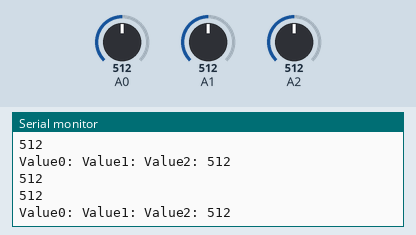
Bench run of a sketch on a simulated Arduino Uno, built with avr-gcc and run on an emulated ATmega328P. Shown: the last lines printed to the serial monitor. Inputs (shaded band) come from the test bench; at power-on: A0 = 512, A1 = 512, A2 = 512.

Above: at 1.2 s.
1.3 s: A0 set to 990
At 2.4 s:
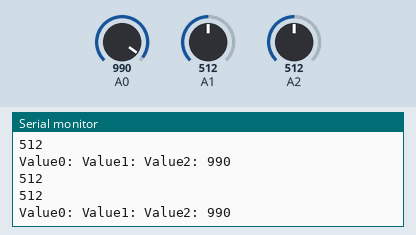
4.3 s: A0 set to 1013
At 5.4 s:
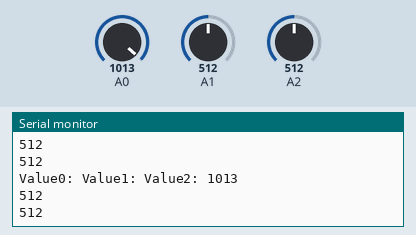
7.3 s: A1 set to 991
At 7.9 s:
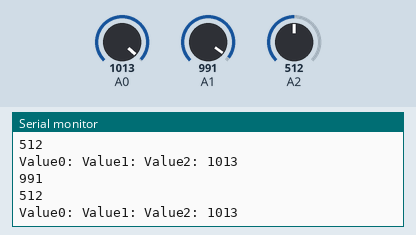
10.3 s: A1 set to 1007
At 11.4 s:
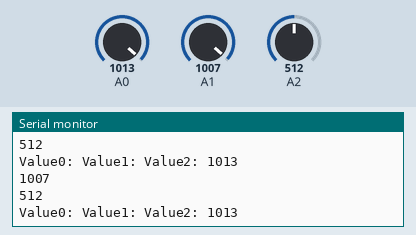
11.8 s: A2 set to 984
At 12.7 s:
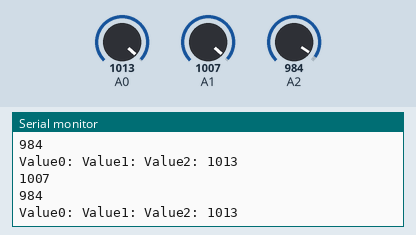
13.3 s: A2 set to 1010
At 14.4 s:
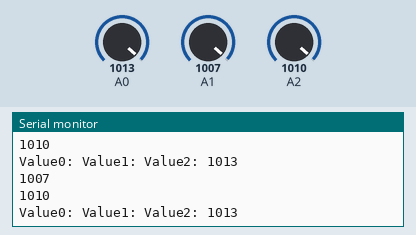
Timing chart, 0 to 15.8 s (numbered marks = the images above; inputs shaded):
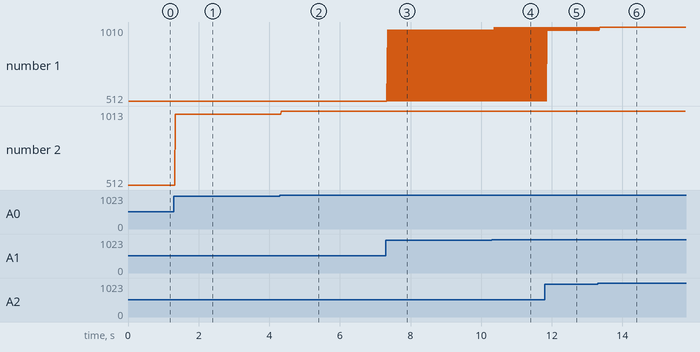

The sketch:

sketchphotoresistor.ino
```cpp
 void setup() {
Serial.begin(19200);
pinMode(A0, INPUT);
 pinMode (A1, INPUT);
 pinMode (A2, INPUT);

}

void loop() {
     int value0;
     int value1;
     int value2;
     value0 = analogRead(A0);
     value1 = analogRead(A1);
     value2 = analogRead(A2);
 Serial.print("Value0: ");
 Serial.print("Value1: ");
 Serial.print("Value2: ");
 Serial.println(value0);
 Serial.println(value1);
 Serial.println(value2);
}
```

Measured:
- the behaviour switches between 999 and 1000 on A0 (found by bisection; images 1 and 2)
- after the input at 1.3 s, the serial monitor: prints a new line at once (image 1)
- after the input at 4.3 s, the serial monitor: prints a new line at once (image 2)
- after the input at 7.3 s, the serial monitor: prints a new line after 0.05 s (image 3)
- after the input at 10.3 s, the serial monitor: prints a new line after 0.07 s (image 4)
- after the input at 11.8 s, the serial monitor: prints a new line after 0.06 s (image 5)
- after the input at 13.3 s, the serial monitor: prints a new line after 0.06 s (image 6)
- plotted number 1: 512 → 984 after the input at 11.8 s
